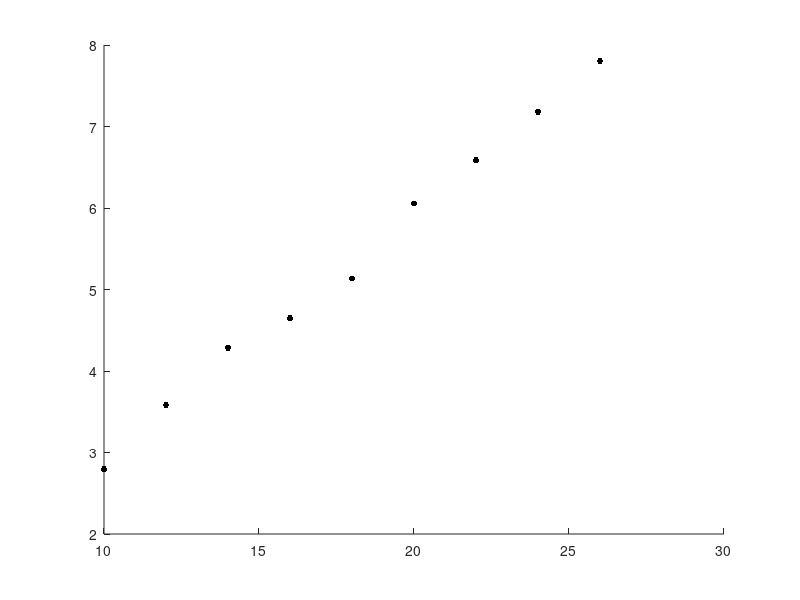

This figure's MATLAB source:
u =(10:2:26);
i =[0.065 0.081 0.099 0.117 0.137 0.156 0.177 0.200 0.220];
v1=[2.795 3.582 4.286 4.648 5.133 6.056 6.587 7.180 7.803];
r=0.5*103.84*10^(-3);
s=pi*r*r;
rho=1.185;
p0=u.*i
p1=0.5.*rho.*s.*(v1.^3)
ita=p1./p0

uv=scatter(u, v1, 200, 'k', '.');


M=[u' ones(9,1)];
k=M\(v1')
